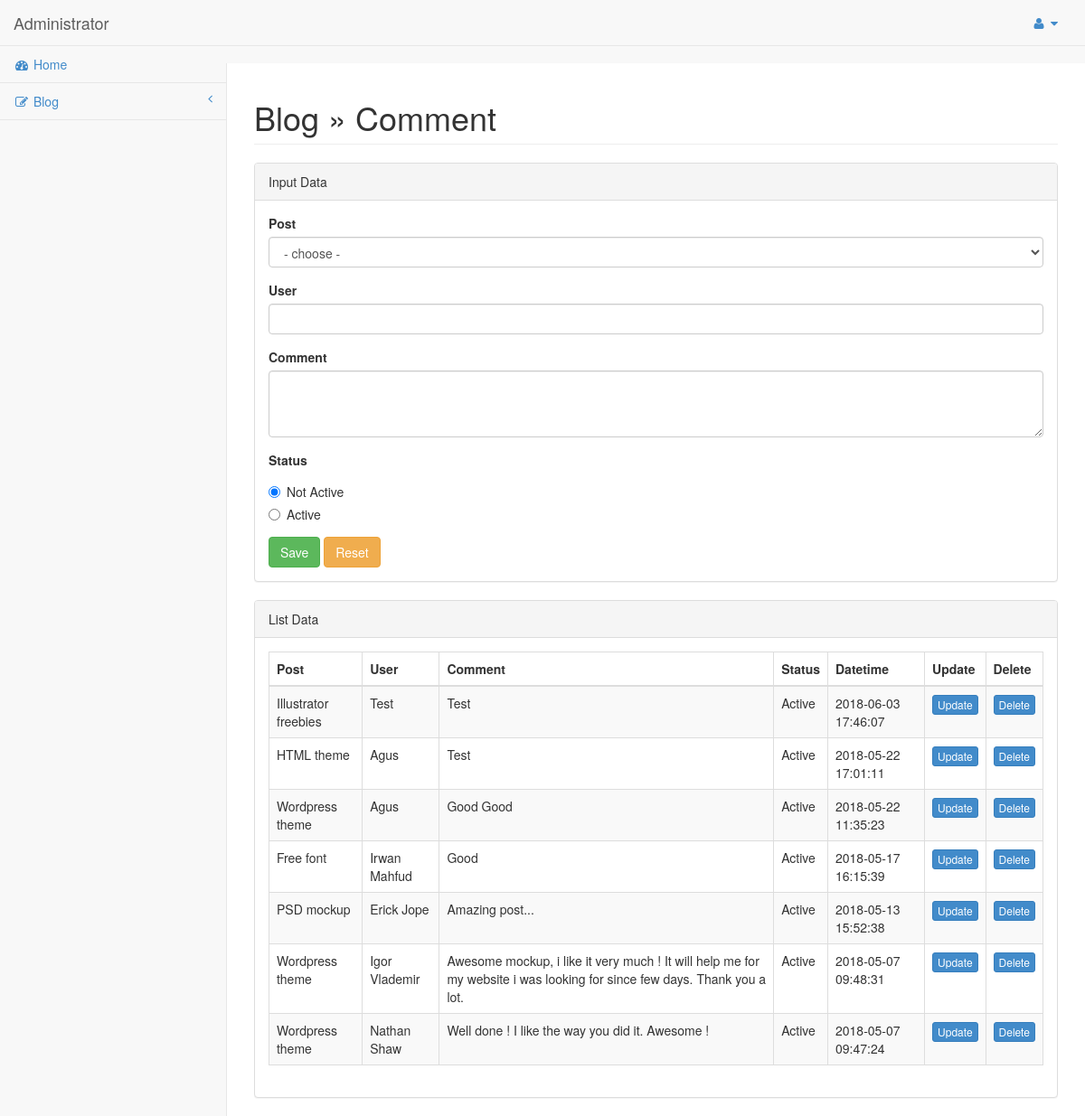
The page /admin/index.php?comment (signed in) on the database its author committed.
### tables this page shows
CREATE TABLE `comment` (
  `id` int(11) NOT NULL,
  `post_id` int(11) NOT NULL,
  `name` varchar(255) NOT NULL,
  `comment` text NOT NULL,
  `image` varchar(255) NOT NULL,
  `status` int(1) DEFAULT '0',
  `date` datetime NOT NULL
);

CREATE TABLE `post` (
  `id` int(11) NOT NULL,
  `category_id` int(11) NOT NULL,
  `title` varchar(255) NOT NULL,
  `description` text NOT NULL,
  `image` varchar(255) NOT NULL,
  `user` varchar(255) NOT NULL,
  `date` datetime NOT NULL
);

### admin/page/blog/comment.php (the view, shortened to what this page needs)
<?php
$comment        = mysqli_query($connect, "SELECT comment.*, post.title
                                          FROM comment, post
                                          WHERE comment.post_id = post.id
                                          AND comment.status = '1'
                                          ORDER BY comment.id DESC");
?>
<div class="row">
    <div class="col-lg-12">
        <h1 class="page-header">Blog &raquo; Comment</h1>
    </div>
</div>
<div class="row">
    <div class="col-lg-12">
        <div class="panel panel-default">
            <div class="panel-heading">
                Input Data
            </div>
            <div class="panel-body">
                <div class="row">
                    <div class="col-lg-12">
                        <form role="form" action="" method="post">
                            <div class="form-group">
                                <label>Post</label>
                                <select class="form-control" name="post_id">
                                    <option value=""> - choose - </option>
                                </select>
                            </div>
                            <div class="form-group">
                                <label>User</label>
                                <input class="form-control" type="text" name="name" />
                            </div>
                            <div class="form-group">
                                <label>Comment</label>
                                <textarea class="form-control" rows="3" name="comment"></textarea>
                            </div>
                            <div class="form-group">
                                <label>Status</label>
                                <div class="radio">
                                    <label>
                                        <input type="radio" value="0" name="status" checked /> Not Active
                                    </label>
                                </div>
                                <div class="radio">
                                    <label>
                                        <input type="radio" value="1" name="status" /> Active
                                    </label>
                                </div>
                            </div>
                            <button type="submit" name="submit" class="btn btn-success">Save</button>
                            <button type="reset" class="btn btn-warning">Reset</button>
                        </form>
                    </div>
                </div>
            </div>
        </div>
        <div class="panel panel-default">
            <div class="panel-heading">
                List Data
            </div>
            <div class="panel-body">
                <div class="table-responsive">
                    <table class="table table-striped table-bordered table-hover" id="dataTables-example">
                        <thead>
                            <tr>
                                <th>Post</th>
                                <th>User</th>
                                <th>Comment</th>
                                <th>Status</th>
                                <th>Datetime</th>
                                <th>Update</th>
                                <th>Delete</th>
                            </tr>
                        </thead>
                        <tbody>
                        <?php if(mysqli_num_rows($comment)>0) { ?>
                            <?php while($row_comment=mysqli_fetch_array($comment)) { ?>
                            <tr>
                                <td><?php echo $row_comment["title"] ?></td>
                                <td><?php echo $row_comment["name"] ?></td>
                                <td><?php echo $row_comment["comment"] ?></td>
                                <td><?php echo $row_comment["status"]=='1' ? "Active" : "Not Active" ?></td>
                                <td><?php echo $row_comment["date"] ?></td>
                                <td class="center"><a href="index.php?comment-update=<?php echo $row_comment["id"] ?>" class="btn btn-primary btn-xs" type="button">Update</a></td>
                                <td class="center"><a href="index.php?comment-delete=<?php echo $row_comment["id"] ?>" class="btn btn-primary btn-xs" type="button">Delete</a></td>
                            </tr>
                            <?php } ?>
                        <?php } ?>
                        </tbody>
                    </table>
                </div>
            </div>
        </div>
    </div>
</div>

### admin/css/sb-admin.css (style rules this page uses)
body { background-color: #f8f8f8; padding-top: 100px; }
@media (min-width:768px) { body { padding-top: 50px; } }

### rows shown on the page
comment: post.title "Illustrator freebies", name "Test", comment "Test", status "Active", date "2018-06-03 17:46:07"
comment: post.title "HTML theme", name "Agus", comment "Test", status "Active", date "2018-05-22 17:01:11"
comment: post.title "Wordpress theme", name "Agus", comment "Good Good", status "Active", date "2018-05-22 11:35:23"
comment: post.title "Free font", name "Irwan Mahfud", comment "Good", status "Active", date "2018-05-17 16:15:39"
comment: post.title "PSD mockup", name "Erick Jope", comment "Amazing post...", status "Active", date "2018-05-13 15:52:38"
comment: post.title "Wordpress theme", name "Igor Vlademir", comment "Awesome mockup, i like it very much ! It will help me for my website i was looking for since few days. Thank you a lot.", status "Active", date "2018-05-07 09:48:31"
comment: post.title "Wordpress theme", name "Nathan Shaw", comment "Well done ! I like the way you did it. Awesome !", status "Active", date "2018-05-07 09:47:24"
